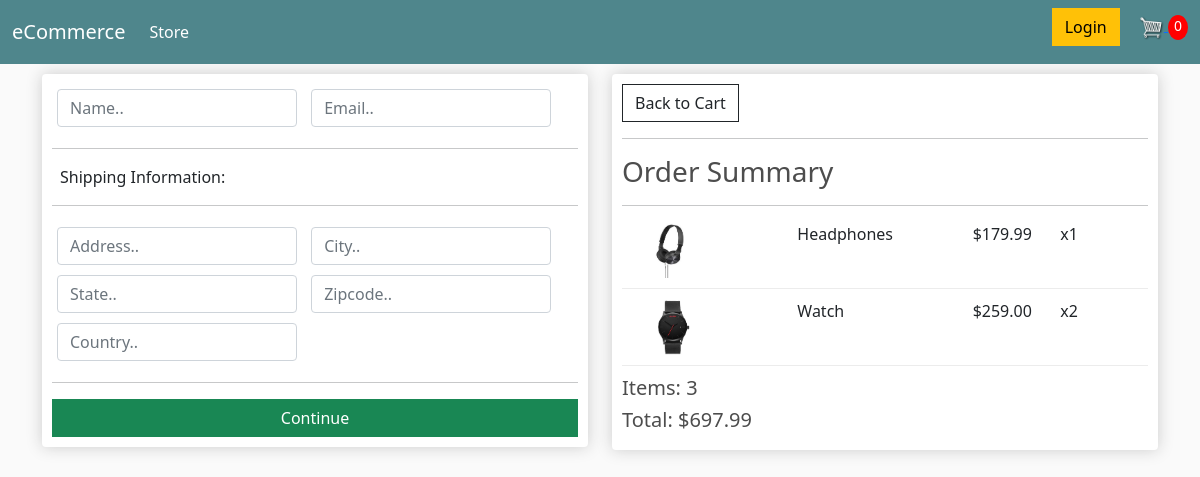
Screenshot of /checkout/ (signed in) with the database file from the repository.
### store/models.py (models this page shows, shortened)
class OrderItem(models.Model):
    product = models.ForeignKey(
        Product, on_delete=models.SET_NULL, null=True, blank=True)
    order = models.ForeignKey(
        Order, on_delete=models.SET_NULL, null=True, blank=True)
    quantity = models.IntegerField(default=0, null=True, blank=True)
    date_added = models.DateTimeField(auto_now_add=True)
    @property
    def get_total(self):
        total = self.product.price * self.quantity
        return total

class Product(models.Model):
    name = models.CharField(max_length=200, null=True)
    price = models.FloatField()
    digital = models.BooleanField(default=False, null=True, blank=False)
    image = models.ImageField(null=True, blank=True)
    @property
    def imageURL(self):
        try:
            url = self.image.url
        except:
            url = ''
        return url

class Order(models.Model):
    customer = models.ForeignKey(
        Customer, on_delete=models.SET_NULL, null=True, blank=True)
    date_ordered = models.DateTimeField(auto_now_add=True)
    completed = models.BooleanField(default=False, null=True, blank=False)
    transaction_id = models.CharField(max_length=200, null=True)
    @property
    def get_cart_total(self):
        orderitems = self.orderitem_set.all()
        total = sum([item.get_total for item in orderitems])
        return total
    @property
    def get_cart_items(self):
        orderitems = self.orderitem_set.all()
        total = sum([item.quantity for item in orderitems])
        return total

### store/views.py (the view)
# urls.py: path('checkout/', views.checkout, name='checkout'),
def checkout(request):
    if request.user.is_authenticated:
        customer = request.user.customer
        order, created = Order.objects.get_or_create(
            customer=customer, completed=False)
        items = order.orderitem_set.all()
    else:
        items = []
        order = {'get_cart_total': 0, 'get_cart_items': 0}
    context = {'items': items, 'order': order}
    return render(request, 'store/checkout.html', context)

### store/templates/store/checkout.html (shortened to what this page needs)
{% extends 'store/main.html' %}
{% load static %}
{% block content %}
<div class="row">
    <div class="col-lg-6">
        <div class="box-element" id="form-wrapper">
            <form id="form">
                <div id="user-info">
                    <div class="form-field">
                        <input class="form-control" type="text" name="name" placeholder="Name..">
                    </div>
                    <div class="form-field">
                        <input class="form-control" type="email" name="name" placeholder="Email..">
                    </div>
                </div>
                <div id="shipping-info">
                    <hr>
                    <p class="m-2">Shipping Information:</p>
                    <hr>
                    <div class="form-field">
                        <input class="form-control" type="text" name="address" placeholder="Address..">
                    </div>
                    <div class="form-field">
                        <input class="form-control" type="text" name="city" placeholder="City..">
                    </div>
                    <div class="form-field">
                        <input class="form-control" type="text" name="state" placeholder="State..">
                    </div>
                    <div class="form-field">
                        <input class="form-control" type="text" name="zipcode" placeholder="Zipcode..">
                    </div>
                    <div class="form-field">
                        <input class="form-control" type="text" name="country" placeholder="Country..">
                    </div>
                </div>
                <hr>
                <input id="form-button" class="btn btn-success w-100" type="submit" value="Continue">
            </form>
        </div>
        <br>
    </div>
    <div class="col-lg-6">
        <div class="box-element">
            <a class="btn btn-outline-dark" href=" {% url 'cart' %} ">Back to Cart</a>
            <hr>
            <h3> Order Summary</h3>
            <hr>
            {% for item in items %}
            <div class="cart-row">
                <div style="flex:2"><img class="row-image" src="{{ item.product.imageURL }}"></div>
                <div style="flex:2">
                    <p> {{ item.product.name }} </p>
                </div>
                <div style="flex:1">
                    <p>${{ item.product.price|floatformat:2 }}</p>
                </div>
                <div style="flex:1">
                    <p>x{{ item.quantity }}</p>
                </div>
            </div>
            {% endfor %}
            <h5>Items: {{ order.get_cart_items }} </h5>
            <h5>Total: ${{ order.get_cart_total|floatformat:2 }} </h5>
        </div>
    </div>
</div>
{% endblock content %}

### static/css/main.css (style rules this page uses)
body { background-color: hsl(0, 0%, 98%); }
h1,h2,h3,h4,h5,h6 { color:hsl(0, 0%, 30%); }
.box-element { box-shadow:hsl(0, 0%, 80%) 0 0 16px; background-color: #fff; border-radius: 4px; padding: 10px; }
.col-lg-4, .col-lg-6, .col-lg-8, .col-lg-12 { margin-top: 10px; }
.btn { border-radius: 0; }
.row-image { width: 100px; }
.form-field { width:250px; display: inline-block; padding: 5px; }
.cart-row { display: flex; align-items: flex-stretch; padding-bottom: 10px; margin-bottom: 10px; border-bottom: 1px solid #ececec; }

### rows the page displays
OrderItem: product.imageURL (picture), product.name "Headphones", product.price "179.99", quantity "1"
OrderItem: product.imageURL (picture), product.name "Watch", product.price "259.00", quantity "2"
Order: get_cart_items "3", get_cart_total "697.99"
